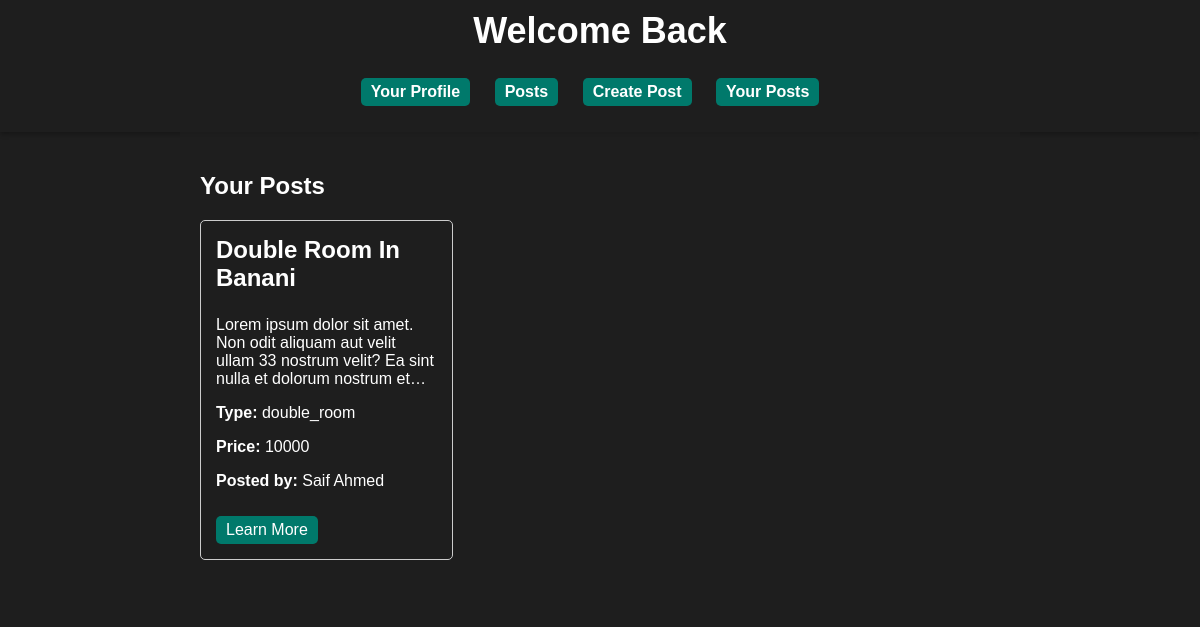
The app's page /users/teertho/posts/own/ (signed in) with its own data.
### users/models.py (models this page shows)
class DormRoom(models.Model):
    title = models.CharField(max_length=255)
    content = models.TextField()
    popularity = models.IntegerField(default=0)
    type = models.CharField(max_length=50)
    price = models.CharField(max_length=20)
    link = models.URLField(max_length=200, null=True)
    posted_by = models.ForeignKey(Register, on_delete=models.CASCADE)
    comments = models.ManyToManyField(Comment, blank=True)

class Register(models.Model):
    username=models.CharField(max_length=30)
    email=models.EmailField()
    password=models.CharField(max_length=100)
    nid=models.IntegerField()

### users/views.py (the view)
# urls.py: path('<str:username>/posts/own/', views.own_posts, name='own_posts'),
def own_posts(request, username):
    username = request.session.get('username')
    user = get_object_or_404(Register, username=username)
    posts = DormRoom.objects.filter(posted_by = user)
    return render(request, 'own_posts.html', {'details' : posts, 'username' : username})

### users/templates/own_posts.html
{% extends "profile_base.html" %}
{% block content %}
<body style="background-image: url('/static/bg8.gif'); background-size: cover;">
    <h2>Your Posts</h2>
    <div class="room-grid">
        {% for room in details %}
            <div class="room-card">
                <h3>{{ room.title }}</h3>
                <p style="
                    display: -webkit-box;
                    -webkit-line-clamp: 4;
                    -webkit-box-orient: vertical;
                    overflow: hidden;">{{ room.content }}</p>
                <p><strong>Type:</strong> {{ room.type }}</p>
                <p><strong>Price:</strong> {{ room.price }}</p>
                <p><strong>Posted by:</strong> {{room.posted_by.username}}</p>
                <a href="{{ room.link }}" target="_blank">Learn More</a>
            </div>
        {% endfor %}
    </div>
</body>
{% endblock %}

### users/static/style.css (style rules this page uses)
body { font-family: Arial, sans-serif; margin: 0; padding: 0; background: #1E1E1E; color: #fff; }
.room-grid { display: grid; grid-template-columns: repeat(3, 1fr); gap: 20px; margin: 20px 0; }
.room-card { border: 1px solid #ccc; padding: 15px; border-radius: 5px; transition: transform 0.3s; }
h3 { margin-top: 0; font-size: 24px; transition: color 0.3s; }
a { display: inline-block; padding: 5px 10px; background-color: #00796B; color: #fff; text-decoration: none; border-radius: 5px; margin-top: 10px; transition: background 0.3s; }

### records on screen
DormRoom: title "Double Room In Banani", content "Lorem ipsum dolor sit amet. Non odit aliquam aut velit ullam 33 nostrum velit? Ea sint nulla et dolorum nostrum…", type "double_room", price "10000", posted_by.username "Saif Ahmed"
